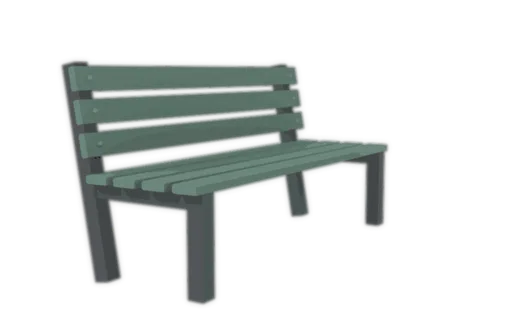
#> input picture vn2/img/prop/bench.webp, 524 x 315 px, shrunk from 876 x 526 before the run, found by its file name
$ python _alley_prop_bbox.py
#> lines starting #> are read from the running program, lines starting #| are printed output that depends on the picture
# -*- coding: utf-8 -*-
"""Замер: где на самом деле непрозрачная часть пропа bench.webp и спрайтов поэта/Кate."""
import os
from PIL import Image

HERE = os.path.dirname(os.path.abspath(__file__))

ROOT = os.path.dirname(HERE)
for p in ['vn2/img/prop/bench.webp', 'vn2/img/char/poet_seat_upset.webp',
          'vn2/img/char/kate.webp', 'assets/gen/alley_b_nobench__gpt-image-2_0.png']:
    f = os.path.join(HERE, p)
    im = Image.open(f)
#> im is the input picture: PIL image 524x315 RGBA; mean R, G, B, A 24, 28.5, 26.8, 51.3
    print(p, im.size, im.mode, end=' ')
#| vn2/img/prop/bench.webp (524, 315) RGBA
    if im.mode in ('RGBA', 'LA'):
        a = im.getchannel('A')
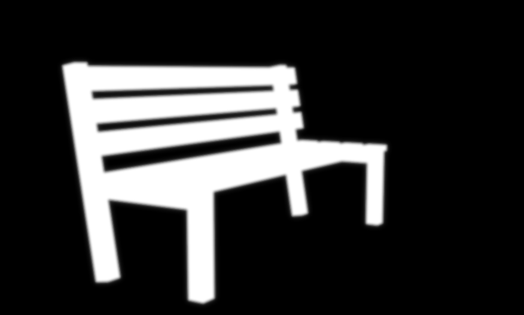
#> a: PIL image 524x315 L; min 0, max 255, mean 51.3
        bb = a.getbbox()
#> bb = (57, 56, 393, 309)
        print('alpha bbox', bb, 'w x h =', (bb[2] - bb[0], bb[3] - bb[1]) if bb else None)
#| alpha bbox (57, 56, 393, 309) w x h = (336, 253)
    else:
        print('(нет альфы)')
#> pass 2 of the loop `for p in ['vn2/img/prop/bench.webp', 'vn2/img/char/poet_seat_upset.web..`:
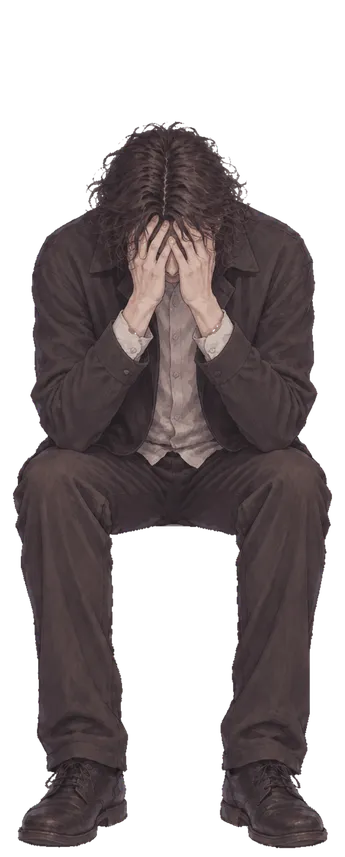
#> input picture vn2/img/char/poet_seat_upset.webp, 345 x 857 px, shrunk from 577 x 1433 before the run, found by its file name
#> im is the input picture: PIL image 345x857 RGBA; mean R, G, B, A 43.8, 36.4, 37.3, 129.7
#| vn2/img/char/poet_seat_upset.webp (345, 857) RGBA
#> `a = im.getchannel('A')`:
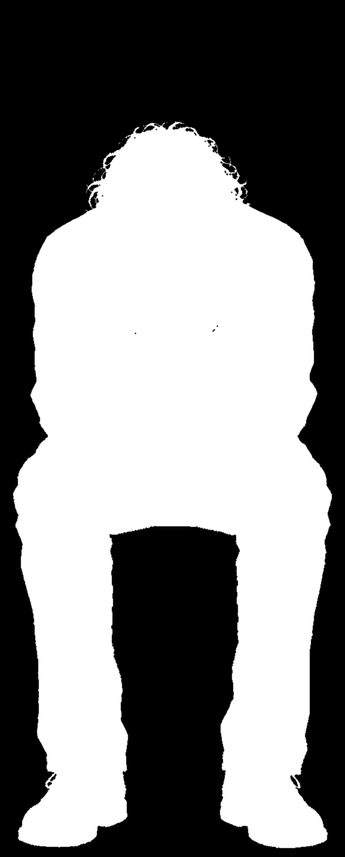
#> a: PIL image 345x857 L; min 0, max 255, mean 129.7
#> bb = (10, 119, 335, 851)
#| alpha bbox (10, 119, 335, 851) w x h = (325, 732)
#> pass 3 of the loop `for p in ['vn2/img/prop/bench.webp', 'vn2/img/char/poet_seat_upset.web..`:
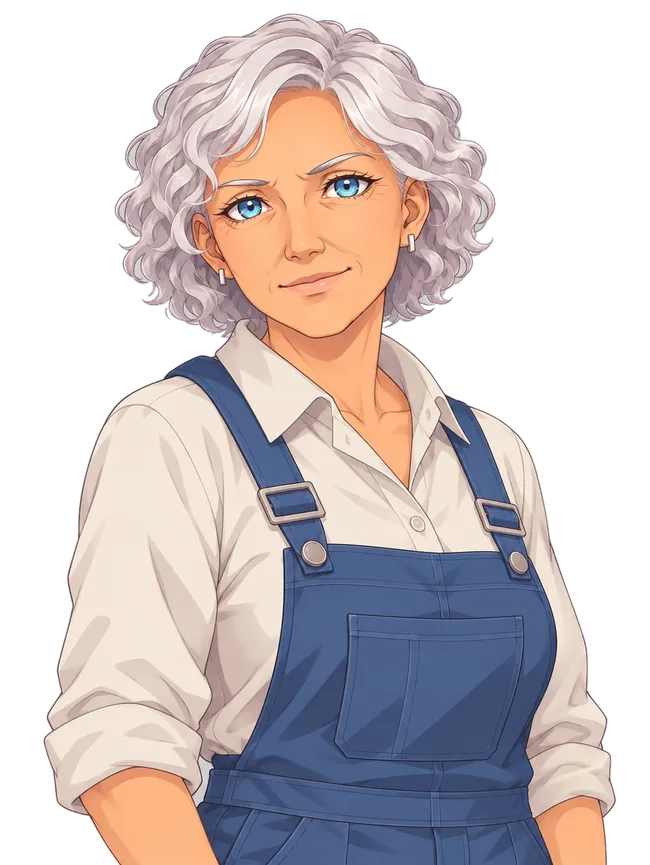
#> input picture vn2/img/char/kate.webp, 650 x 865 px, shrunk from 1087 x 1447 before the run, found by its file name
#> im is the input picture: PIL image 650x865 RGBA; mean R, G, B, A 111.7, 101.8, 101.8, 154.3
#| vn2/img/char/kate.webp (650, 865) RGBA
#> `a = im.getchannel('A')`:
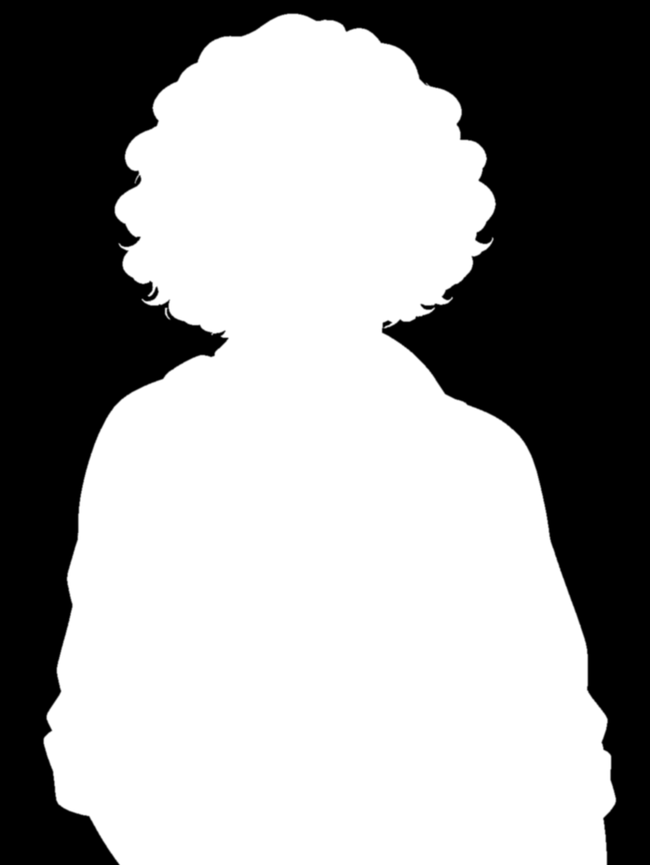
#> a: PIL image 650x865 L; min 0, max 255, mean 154.3
#> bb = (41, 11, 619, 865)
#| alpha bbox (41, 11, 619, 865) w x h = (578, 854)
#> the loop made 4 passes; the first 3 are shown
